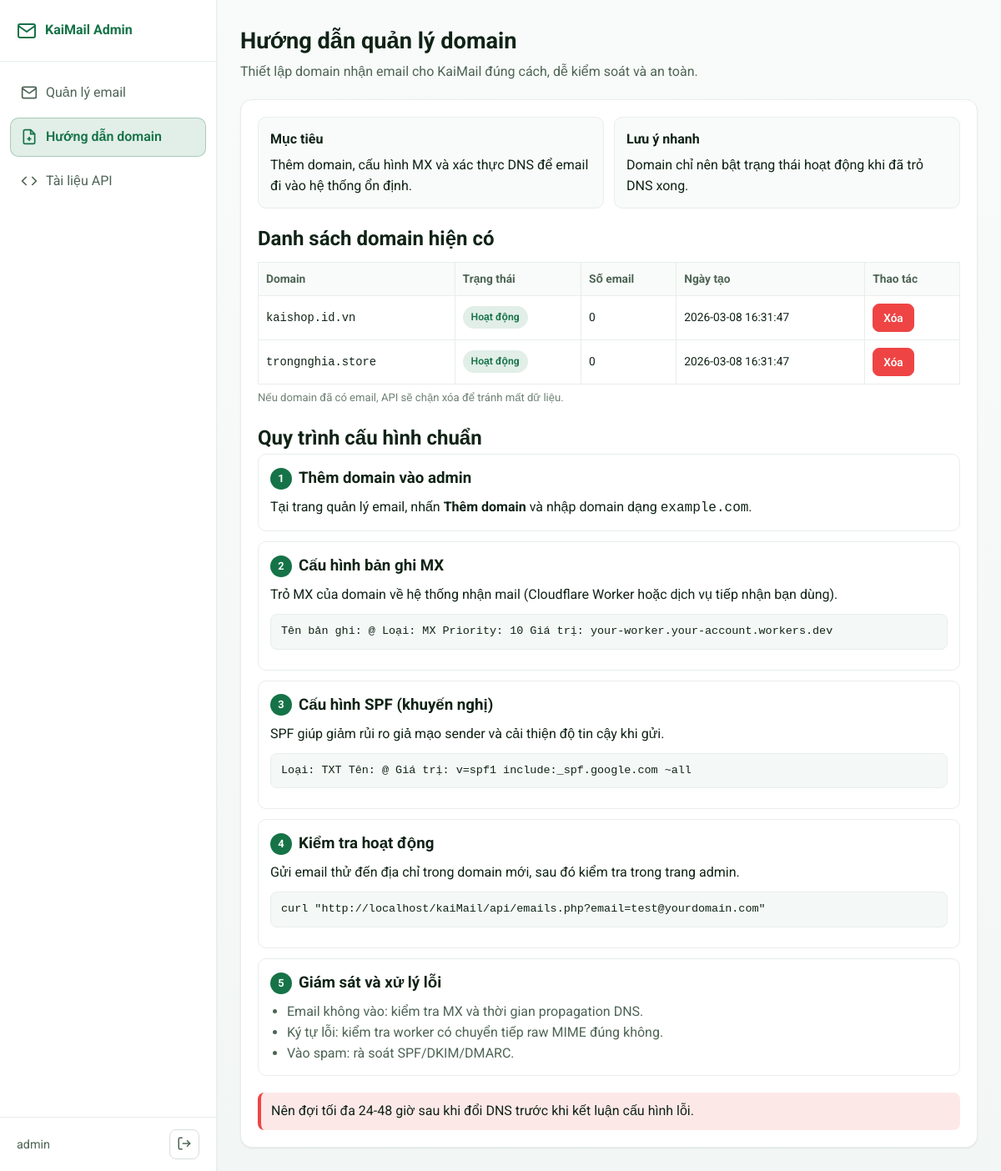
Screenshot of /adminkaishop/docs-domain.php with the database file from the repository.
### tables this page shows
CREATE TABLE IF NOT EXISTS domains (
    id INT AUTO_INCREMENT PRIMARY KEY,
    domain VARCHAR(255) NOT NULL UNIQUE,
    is_active TINYINT(1) DEFAULT 1,
    created_at TIMESTAMP DEFAULT CURRENT_TIMESTAMP,
    INDEX idx_domain (domain),
    INDEX idx_active (is_active)
);

### adminkaishop/docs-domain.php (the view, shortened to what this page needs)
<?php
require_once __DIR__ . '/../includes/AdminLayout.php';
$admin = ['username' => 'admin'];
$domains = [];
try {
    $db = getDB();
    $stmt = $db->query("
        SELECT d.id, d.domain, d.is_active, d.created_at, COUNT(e.id) AS email_count
        FROM domains d
        LEFT JOIN emails e ON e.email LIKE CONCAT('%@', d.domain)
        GROUP BY d.id, d.domain, d.is_active, d.created_at
        ORDER BY d.is_active DESC, d.domain ASC
    ");
    $domains = $stmt->fetchAll();
} catch (Exception $e) {
    error_log('Docs domain: load failed - ' . $e->getMessage());
}
AdminLayout::begin('Hướng dẫn domain', 'docs-domain', (string) ($admin['username'] ?? 'admin'));
?>
<div class="docs-container">
    <header class="docs-header">
        <h1>Hướng dẫn quản lý domain</h1>
        <p>Thiết lập domain nhận email cho KaiMail đúng cách, dễ kiểm soát và an toàn.</p>
    </header>
    <div class="docs-content">
        <section class="docs-grid">
            <article class="info-card">
                <h3>Mục tiêu</h3>
                <p>Thêm domain, cấu hình MX và xác thực DNS để email đi vào hệ thống ổn định.</p>
            </article>
            <article class="info-card">
                <h3>Lưu ý nhanh</h3>
                <p>Domain chỉ nên bật trạng thái hoạt động khi đã trỏ DNS xong.</p>
            </article>
        </section>
        <section>
            <h2>Danh sách domain hiện có</h2>
            <table class="param-table">
                <thead>
                    <tr>
                        <th>Domain</th>
                        <th>Trạng thái</th>
                        <th>Số email</th>
                        <th>Ngày tạo</th>
                        <th>Thao tác</th>
                    </tr>
                </thead>
                <tbody>
                    <?php if (empty($domains)): ?>
                        <tr>
                            <td colspan="5">Chưa có domain nào.</td>
                        </tr>
                    <?php else: ?>
                        <?php foreach ($domains as $domain): ?>
                            <tr>
                                <td><code><?= htmlspecialchars((string) $domain['domain'], ENT_QUOTES, 'UTF-8') ?></code></td>
                                <td>
                                    <?php if ((int) $domain['is_active'] === 1): ?>
                                        <span class="status-chip active">Hoạt động</span>
                                    <?php else: ?>
                                        <span class="status-chip inactive">Tạm tắt</span>
                                    <?php endif; ?>
                                </td>
                                <td><?= (int) $domain['email_count'] ?></td>
                                <td><?= htmlspecialchars((string) $domain['created_at'], ENT_QUOTES, 'UTF-8') ?></td>
                                <td>
                                    <button
                                        type="button"
                                        class="btn danger btn-sm"
                                        data-domain-delete="<?= (int) $domain['id'] ?>"
                                        data-domain-name="<?= htmlspecialchars((string) $domain['domain'], ENT_QUOTES, 'UTF-8') ?>"
                                    >
                                        Xóa
                                    </button>
                                </td>
                            </tr>
                        <?php endforeach; ?>
                    <?php endif; ?>
                </tbody>
            </table>
            <p class="field-note">Nếu domain đã có email, API sẽ chặn xóa để tránh mất dữ liệu.</p>
        </section>
        <section style="margin-top: 20px;">
            <h2>Quy trình cấu hình chuẩn</h2>
            <article class="step-card">
                <h3><span class="step-number">1</span> Thêm domain vào admin</h3>
                <p>Tại trang quản lý email, nhấn <strong>Thêm domain</strong> và nhập domain dạng <code>example.com</code>.</p>
            </article>
            <article class="step-card">
                <h3><span class="step-number">2</span> Cấu hình bản ghi MX</h3>
                <p>Trỏ MX của domain về hệ thống nhận mail (Cloudflare Worker hoặc dịch vụ tiếp nhận bạn dùng).</p>
                <div class="code-box">Tên bản ghi: @
Loại: MX
Priority: 10
Giá trị: your-worker.your-account.workers.dev</div>
            </article>
            <article class="step-card">
                <h3><span class="step-number">3</span> Cấu hình SPF (khuyến nghị)</h3>
                <p>SPF giúp giảm rủi ro giả mạo sender và cải thiện độ tin cậy khi gửi.</p>
                <div class="code-box">Loại: TXT
Tên: @
Giá trị: v=spf1 include:_spf.google.com ~all</div>
            </article>
            <article class="step-card">
                <h3><span class="step-number">4</span> Kiểm tra hoạt động</h3>
                <p>Gửi email thử đến địa chỉ trong domain mới, sau đó kiểm tra trong trang admin.</p>
                <div class="code-box">curl "<?= htmlspecialchars(BASE_URL, ENT_QUOTES, 'UTF-8') ?>/api/emails.php?email=test@yourdomain.com"</div>
            </article>
            <article class="step-card">
                <h3><span class="step-number">5</span> Giám sát và xử lý lỗi</h3>
                <ul style="padding-left: 20px; color: var(--color-text-secondary);">
                    <li>Email không vào: kiểm tra MX và thời gian propagation DNS.</li>
                    <li>Ký tự lỗi: kiểm tra worker có chuyển tiếp raw MIME đúng không.</li>
                    <li>Vào spam: rà soát SPF/DKIM/DMARC.</li>
                </ul>
            </article>
        </section>
        <section style="margin-top: 20px;">
            <div class="hint-box warning">
                Nên đợi tối đa 24-48 giờ sau khi đổi DNS trước khi kết luận cấu hình lỗi.
            </div>
        </section>
    </div>
</div>
<?php
AdminLayout::end();

### includes/AdminLayout.php (shortened to what this page needs)
<?php
final class AdminLayout
{
    public static function begin(string $title, string $activePage, string $username): void
    {
        $safeTitle = htmlspecialchars($title, ENT_QUOTES, 'UTF-8');
        $safeUsername = htmlspecialchars($username, ENT_QUOTES, 'UTF-8');
        $baseUrl = htmlspecialchars(BASE_URL, ENT_QUOTES, 'UTF-8');
        $adminCssHref = htmlspecialchars(self::buildVersionedAssetUrl('/css/admin.css'), ENT_QUOTES, 'UTF-8');
        echo <<<HTML
<!DOCTYPE html>
<html lang="vi" data-base-url="{$baseUrl}">
<head>
    <meta charset="UTF-8">
    <meta name="viewport" content="width=device-width, initial-scale=1.0">
    <title>{$safeTitle} - KaiMail Admin</title>
    <link rel="preconnect" href="https://fonts.googleapis.com">
    <link rel="preconnect" href="https://fonts.gstatic.com" crossorigin>
    <link href="https://fonts.googleapis.com/css2?family=Roboto:wght@400;500;600;700&display=swap" rel="stylesheet">
    <link rel="icon" type="image/png" href="{$baseUrl}/assets/kaishop_favicon.png">
    <link rel="shortcut icon" type="image/png" href="{$baseUrl}/assets/kaishop_favicon.png">
    <link rel="stylesheet" href="{$adminCssHref}">
</head>
<body>
    <div id="toast" class="toast"></div>
    <button type="button" id="mobileMenuBtn" class="mobile-menu-btn" aria-label="Mở menu">
        <svg width="20" height="20" viewBox="0 0 24 24" fill="none" stroke="currentColor" stroke-width="2">
            <line x1="3" y1="6" x2="21" y2="6"></line>
            <line x1="3" y1="12" x2="21" y2="12"></line>
            <line x1="3" y1="18" x2="21" y2="18"></line>
        </svg>
    </button>
    <div id="sidebarOverlay" class="sidebar-overlay"></div>
    <aside class="sidebar" id="adminSidebar">
        <div class="sidebar-header">
            <svg width="24" height="24" viewBox="0 0 24 24" fill="none" stroke="currentColor" stroke-width="2">
                <path d="M4 4h16c1.1 0 2 .9 2 2v12c0 1.1-.9 2-2 2H4c-1.1 0-2-.9-2-2V6c0-1.1.9-2 2-2z"></path>
                <polyline points="22,6 12,13 2,6"></polyline>
            </svg>
            <span>KaiMail Admin</span>
        </div>
        <nav class="sidebar-nav">
HTML;
        foreach (self::NAV_ITEMS as $item) {
            $isActive = $item['key'] === $activePage;
            $safePath = htmlspecialchars($item['path'], ENT_QUOTES, 'UTF-8');
            $safeLabel = htmlspecialchars($item['label'], ENT_QUOTES, 'UTF-8');
            $className = $isActive ? 'nav-item active' : 'nav-item';
            echo <<<HTML
            <a href="{$baseUrl}{$safePath}" class="{$className}" data-page="{$item['key']}">
                <svg width="20" height="20" viewBox="0 0 24 24" fill="none" stroke="currentColor" stroke-width="2">{$item['icon']}</svg>
                <span>{$safeLabel}</span>
            </a>
HTML;
        }
        echo <<<HTML
        </nav>
        <div class="sidebar-footer">
            <div class="admin-info">
                <span>{$safeUsername}</span>
            </div>
            <button id="logoutBtn" class="btn-logout" title="Đăng xuất" aria-label="Đăng xuất">
                <svg width="18" height="18" viewBox="0 0 24 24" fill="none" stroke="currentColor" stroke-width="2">
                    <path d="M9 21H5a2 2 0 0 1-2-2V5a2 2 0 0 1 2-2h4"></path>
                    <polyline points="16 17 21 12 16 7"></polyline>
                    <line x1="21" y1="12" x2="9" y2="12"></line>
                </svg>
            </button>
        </div>
    </aside>
    <main class="main-content">
HTML;
    }
    public static function end(array $extraScripts = []): void
    {
        echo '</main>';
        echo '</body></html>';
    }
    private static function buildVersionedAssetUrl(string $assetPath): string
    {
        $assetPath = trim($assetPath);
        $normalized = str_starts_with($assetPath, '/') ? $assetPath : '/' . $assetPath;
        $rootDir = dirname(__DIR__);
        $localPath = $rootDir . DIRECTORY_SEPARATOR . str_replace(['/', '\\'], DIRECTORY_SEPARATOR, ltrim($normalized, '/'));
        $base = rtrim((string) BASE_URL, '/');
        $url = $base . $normalized;
        if (is_file($localPath)) {
            $version = (string) (filemtime($localPath) ?: time());
            return $url . '?v=' . rawurlencode($version);
        }
        return $url;
    }
}

### rows the page displays
domains: domain "kaishop.id.vn", is_active "Hoạt động", email_count "0", created_at "2026-03-08 16:31:47"
domains: domain "trongnghia.store", is_active "Hoạt động", email_count "0", created_at "2026-03-08 16:31:47"

### other values shown
$safeLabel "Quản lý email"
$safeLabel "Hướng dẫn domain"
$safeLabel "Tài liệu API"
$safeUsername "admin"
BASE_URL "http://localhost/kaiMail"
